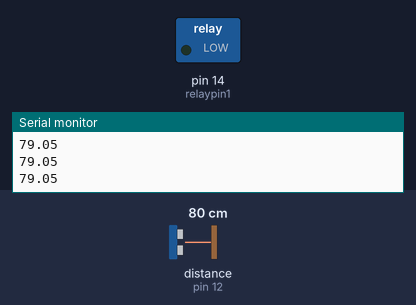
Bench run of a sketch on a simulated Arduino Uno, built with avr-gcc and run on an emulated ATmega328P. Shown: switched loads named in the sketch (green lamp = pin HIGH), the last lines printed to the serial monitor. Wiring (inferred from the names in the program): ultrasonic range finder: trigger pin 13; echo pin 12. The inputs (shaded band) are chosen by the test bench; at power-on: distance to the obstacle (sensor on pin 12) 80 cm. The echo pulse lasts 58.3 µs per cm; pins used as bus, display or sensor lines are not drawn.

Above: at 1.2 s.
1.3 s: distance to the obstacle (sensor on pin 12) set to 12 cm
2.8 s: distance to the obstacle (sensor on pin 12) set to 9 cm
At 3.7 s:
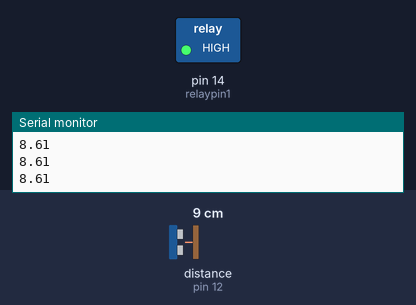
4.3 s: distance to the obstacle (sensor on pin 12) set to 18 cm
At 4.8 s:
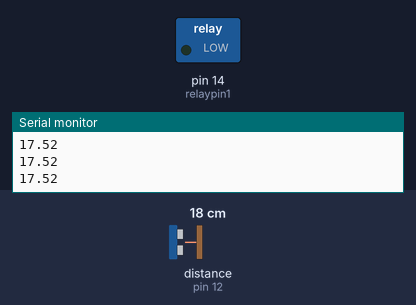
5.8 s: distance to the obstacle (sensor on pin 12) set to 2 cm
At 7.1 s:
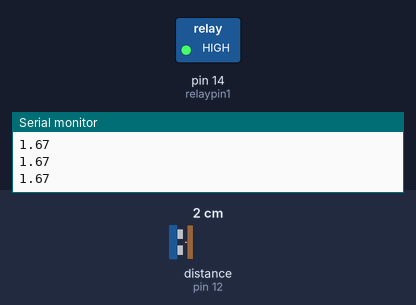
Timing chart, 0 to 8.3 s (numbered marks = the images above; inputs shaded):
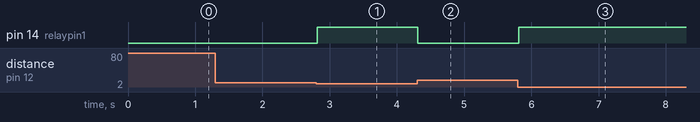

Measured:
- the behaviour switches between 11 and 10 cm on distance to the obstacle (sensor on pin 12) (found by bisection; images 0 and 1)
- after the input at 2.8 s, pin 14 (relaypin1): LOW → HIGH at once
- after the input at 4.3 s, pin 14 (relaypin1): HIGH → LOW at once
- after the input at 5.8 s, pin 14 (relaypin1): LOW → HIGH at once

The sketch:

distance_code.ino
```cpp
const int trigpin = 13;
const int echopin = 12;
const int relaypin1 = 14;

long duration;
float distance;

void setup() {
 pinMode(trigpin,OUTPUT);
 pinMode(echopin,INPUT);
 pinMode(relaypin1,OUTPUT);
 Serial.begin(9600);


}

void loop() {
  digitalWrite(trigpin,LOW); //clearing the trigpin signal
  delay(0.005);

  digitalWrite(trigpin,HIGH); //setting trigpin high
  delay(0.010);
  digitalWrite(trigpin,LOW);// setting trigpin high

  duration = pulseIn(echopin,HIGH); //returns how long echopin was active for in microseconds
  distance = (duration/2)*0.03402778; //calculates the distance using the speed of sound in centimeters
  Serial.println(distance);

 if(distance < 10){   // enter  default distance of the compartment
   digitalWrite(relaypin1,HIGH); //relay1 turns off
  }
  else{
   digitalWrite(relaypin1,LOW); //relay1 turns on
   }
}
```
